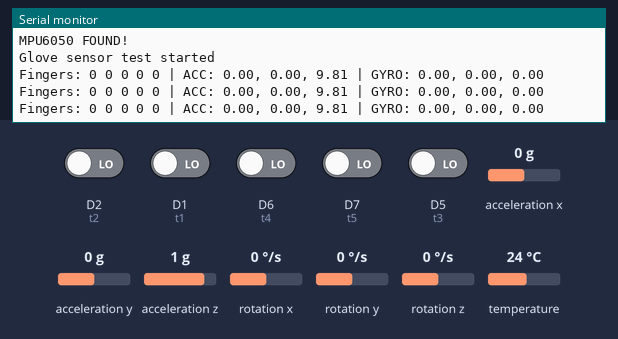
Bench run of a sketch on a simulated ESP8266 (NodeMCU). Parts: the last lines printed to the serial monitor. The inputs (shaded band) are chosen by the test bench; at power-on: D1 (t1), D2 (t2), D5 (t3), D6 (t4), D7 (t5) LOW, acceleration x 0 g, acceleration y 0 g, acceleration z 1 g, rotation x 0 °/s, rotation y 0 °/s, rotation z 0 °/s, temperature 24 °C.

Above: at 1.3 s.
1.4 s: acceleration x set to -1.4 g
At 1.9 s:
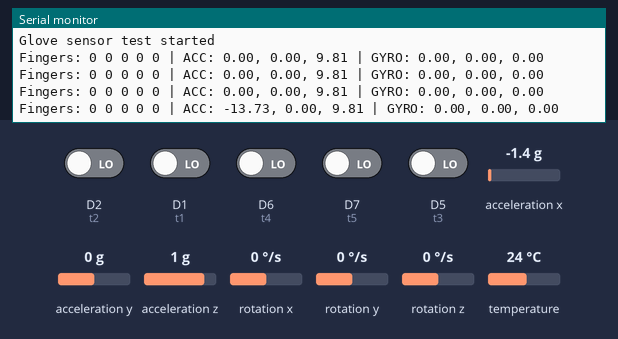
2.9 s: D2 (t2) driven HIGH
At 3.4 s:
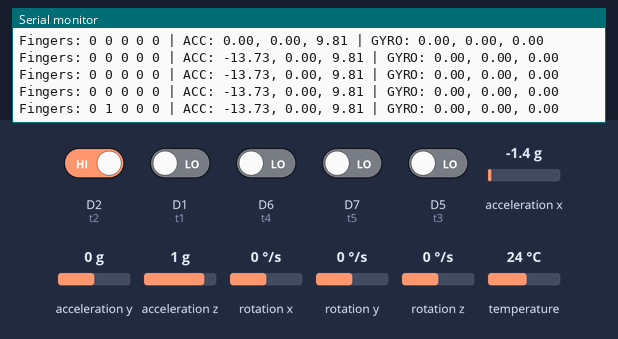
4.4 s: D1 (t1) driven HIGH
At 4.9 s:
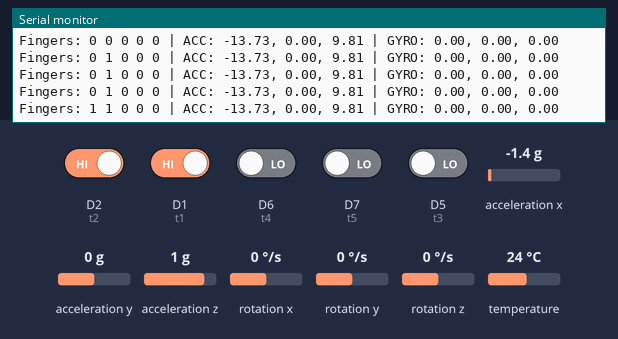
5.9 s: D6 (t4) driven HIGH
At 6.4 s:
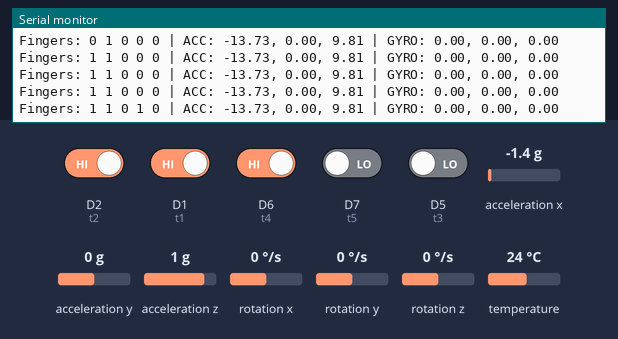
7.4 s: D7 (t5) driven HIGH
At 8.0 s:
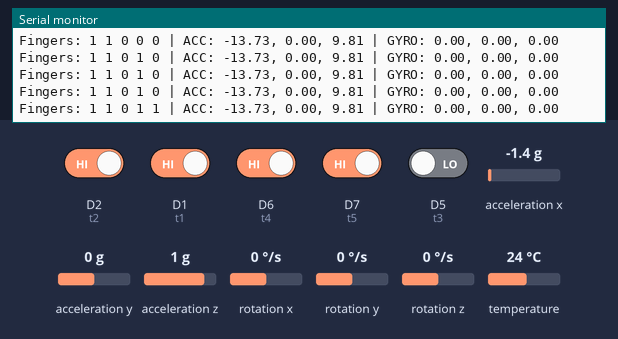
8.9 s: D5 (t3) driven HIGH
At 9.5 s:
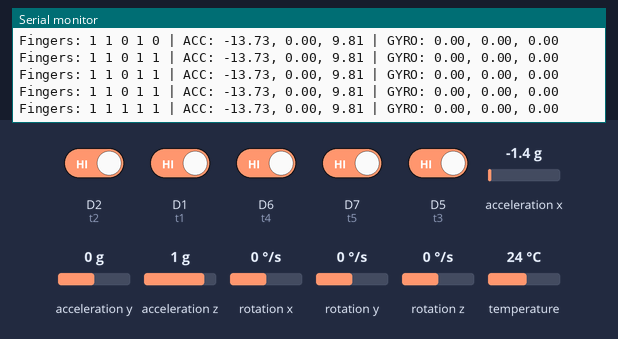

Measured:
- after the input at 1.4 s, the serial monitor: prints a new line after 0.11 s (image 1)
- after the input at 2.9 s, the serial monitor: prints a new line after 0.12 s (image 2)
- after the input at 4.4 s, the serial monitor: prints a new line after 0.13 s (image 3)
- after the input at 5.9 s, the serial monitor: prints a new line after 0.13 s (image 4)
- after the input at 7.4 s, the serial monitor: prints a new line after 0.14 s (image 5)
- after the input at 8.9 s, the serial monitor: prints a new line after 0.15 s (image 6)

The sketch:

glove_sensor.ino
```cpp
#include <Wire.h>
#include <Adafruit_MPU6050.h>
#include <Adafruit_Sensor.h>

Adafruit_MPU6050 mpu;

int t1 = D1;
int t2 = D2;
int t3 = D5;
int t4 = D6;
int t5 = D7;

void setup() {
  Serial.begin(115200);

  pinMode(t1, INPUT);
  pinMode(t2, INPUT);
  pinMode(t3, INPUT);
  pinMode(t4, INPUT);
  pinMode(t5, INPUT);

  Wire.begin(D3, D4);

  if (!mpu.begin()) {
    Serial.println("MPU6050 NOT FOUND!");
    while (1);
  }

  Serial.println("MPU6050 FOUND!");
  Serial.println("Glove sensor test started");
}

void loop() {

  Serial.print("Fingers: ");

  Serial.print(digitalRead(t1));
  Serial.print(" ");

  Serial.print(digitalRead(t2));
  Serial.print(" ");

  Serial.print(digitalRead(t3));
  Serial.print(" ");

  Serial.print(digitalRead(t4));
  Serial.print(" ");

  Serial.print(digitalRead(t5));

  sensors_event_t a, g, temp;
  mpu.getEvent(&a, &g, &temp);

  Serial.print(" | ACC: ");
  Serial.print(a.acceleration.x);
  Serial.print(", ");
  Serial.print(a.acceleration.y);
  Serial.print(", ");
  Serial.print(a.acceleration.z);

  Serial.print(" | GYRO: ");
  Serial.print(g.gyro.x);
  Serial.print(", ");
  Serial.print(g.gyro.y);
  Serial.print(", ");
  Serial.println(g.gyro.z);

  delay(500);
}
```
